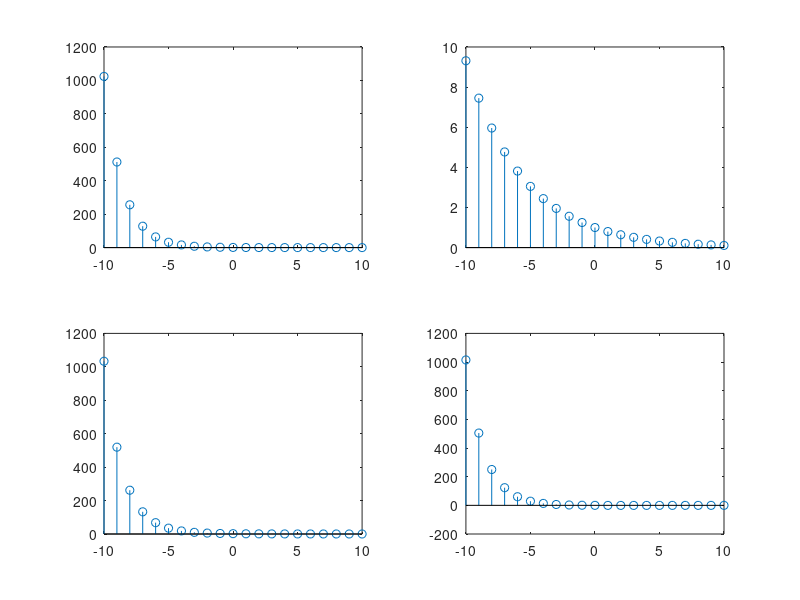

Recreate this plot in MATLAB.
%%Perform the operations 𝑥1 + 𝑥2and 𝑥1 − 𝑥2 where 𝑥1 = 0.5
%n
%and 𝑥2 = 0.8
%n
%for −10 ≤ 𝑛 ≤ 10
clf;
clear
n=-10:10;
x1= 0.5.^n;
x2= 0.8.^n;
x=x1+x2;
y=x1-x2;
subplot(221)
stem(n,x1)
subplot(222)
stem(n,x2)
subplot(223)
stem(n,x)
subplot(224)
stem(n,y)
